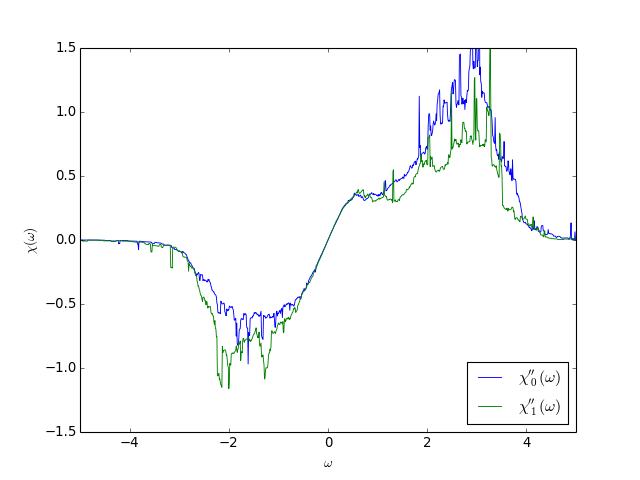

Here is the Python script that generated this plot:
from pytriqs.gf.local import *
from pytriqs.archive import HDFArchive
from matplotlib import pyplot as plt
from pytriqs.plot.mpl_interface import oplot

# Read data from archive
ar = HDFArchive('results.h5', 'r')

# Plot imaginary part of the susceptibility on the real axis
oplot(ar['chi_w'][0,0], mode='I', linewidth=0.8, label="$\chi''_0(\\omega)$")
oplot(ar['chi_w'][1,1], mode='I', linewidth=0.8, label="$\chi''_1(\\omega)$")

plt.xlim((-5.0,5.0))
plt.ylim((-1.5,1.5))
plt.ylabel("$\chi(\\omega)$")
plt.legend(loc = "lower right")
